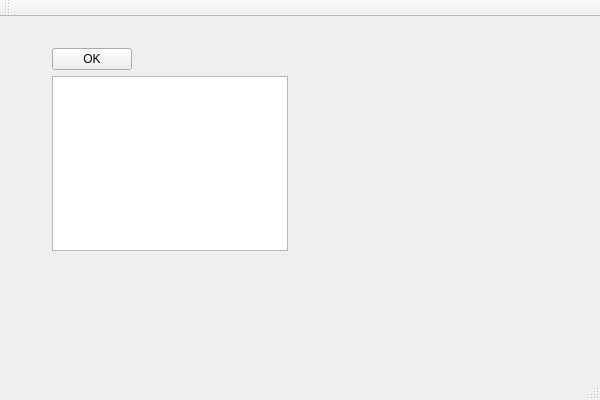
<?xml version="1.0" encoding="UTF-8"?>
<ui version="4.0">
 <class>gui_testClass</class>
 <widget class="QMainWindow" name="gui_testClass">
  <property name="geometry">
   <rect>
    <x>0</x>
    <y>0</y>
    <width>600</width>
    <height>400</height>
   </rect>
  </property>
  <property name="windowTitle">
   <string>gui_test</string>
  </property>
  <widget class="QWidget" name="centralWidget">
   <widget class="QWidget" name="">
    <property name="geometry">
     <rect>
      <x>41</x>
      <y>20</y>
      <width>258</width>
      <height>225</height>
     </rect>
    </property>
    <layout class="QVBoxLayout" name="verticalLayout">
     <item>
      <layout class="QHBoxLayout" name="horizontalLayout">
       <item>
        <widget class="QPushButton" name="ok_push">
         <property name="text">
          <string>OK</string>
         </property>
        </widget>
       </item>
       <item>
        <spacer name="horizontalSpacer">
         <property name="orientation">
          <enum>Qt::Horizontal</enum>
         </property>
         <property name="sizeHint" stdset="0">
          <size>
           <width>40</width>
           <height>20</height>
          </size>
         </property>
        </spacer>
       </item>
      </layout>
     </item>
     <item>
      <widget class="QTextEdit" name="btnshow"/>
     </item>
    </layout>
   </widget>
   <zorder>ok_push</zorder>
   <zorder>btnshow</zorder>
   <zorder>btnshow</zorder>
   <zorder>horizontalSpacer</zorder>
  </widget>
  <widget class="QMenuBar" name="menuBar">
   <property name="geometry">
    <rect>
     <x>0</x>
     <y>0</y>
     <width>600</width>
     <height>23</height>
    </rect>
   </property>
  </widget>
  <widget class="QToolBar" name="mainToolBar">
   <attribute name="toolBarArea">
    <enum>TopToolBarArea</enum>
   </attribute>
   <attribute name="toolBarBreak">
    <bool>false</bool>
   </attribute>
  </widget>
  <widget class="QStatusBar" name="statusBar"/>
 </widget>
 <layoutdefault spacing="6" margin="11"/>
 <resources>
  <include location="gui_test.qrc"/>
 </resources>
 <connections/>
</ui>
